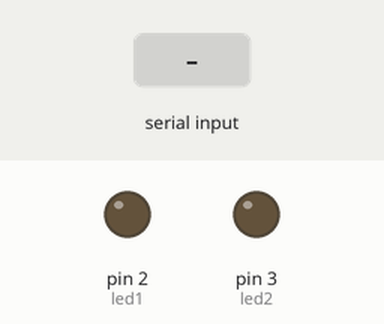
A sketch run on a simulated Arduino Uno, built with avr-gcc and run on an emulated ATmega328P. On the bench: output pins drawn as LEDs (lit = HIGH). The test bench sets the inputs (shaded band). What the sketch prints to the serial monitor is not drawn.

Above: at 1.2 s.
1.3 s: "P" received over Serial
At 2.0 s:
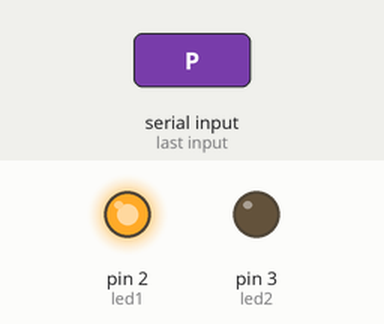
2.8 s: "N" received over Serial
At 3.1 s:
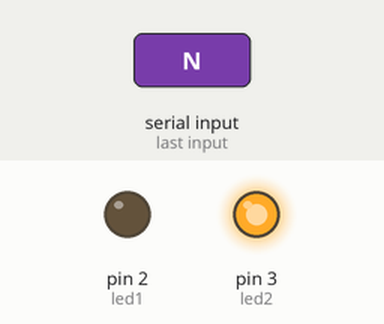
4.3 s: "X" received over Serial
At 5.5 s:
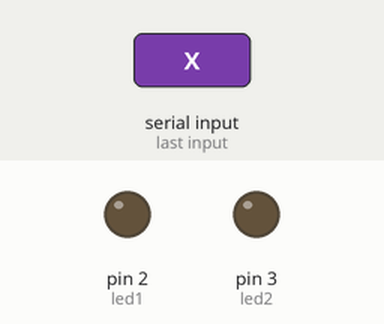
Timing chart, 0 to 7.3 s (numbered marks = the images above; inputs shaded):
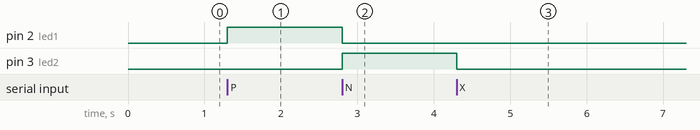

Measured:
- after the input at 1.3 s, pin 2 (led1): LOW → HIGH at once
- after the input at 2.8 s, pin 2 (led1): HIGH → LOW at once; pin 3 (led2): LOW → HIGH at once
- after the input at 4.3 s, pin 3 (led2): HIGH → LOW at once

The sketch:

controlLedsArduino.ino
```cpp
int led1 = 2;
int led2 = 3;
int option;

void setup() {
  Serial.begin(9600);
  pinMode(led1, OUTPUT);
  pinMode(led2, OUTPUT);

}

void loop() {
  if (Serial.available() ) {
    option = Serial.read();
    Serial.print(option);
    if (option == 'P') {
      digitalWrite(led1, HIGH);
      digitalWrite(led2, LOW);
    }
    else if (option == 'N') {
      digitalWrite(led1, LOW);
      digitalWrite(led2, HIGH);
    }
    else if(option == 'X'){
      digitalWrite(led1, LOW);
      digitalWrite(led2, LOW);
    }
  }

}
```
